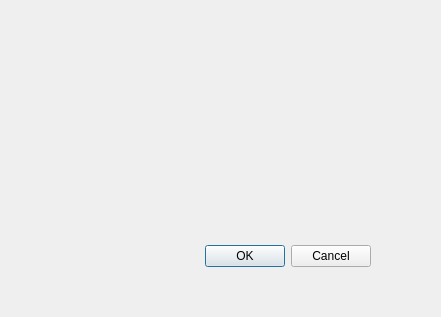
<?xml version="1.0" encoding="UTF-8"?>
<ui version="4.0">
 <class>Dialog</class>
 <widget class="QDialog" name="Dialog">
  <property name="geometry">
   <rect>
    <x>0</x>
    <y>0</y>
    <width>441</width>
    <height>317</height>
   </rect>
  </property>
  <property name="windowTitle">
   <string>Dialog</string>
  </property>
  <widget class="QDialogButtonBox" name="buttonBox">
   <property name="geometry">
    <rect>
     <x>30</x>
     <y>240</y>
     <width>341</width>
     <height>32</height>
    </rect>
   </property>
   <property name="orientation">
    <enum>Qt::Orientation::Horizontal</enum>
   </property>
   <property name="standardButtons">
    <set>QDialogButtonBox::StandardButton::Cancel|QDialogButtonBox::StandardButton::Ok</set>
   </property>
  </widget>
 </widget>
 <resources/>
 <connections>
  <connection>
   <sender>buttonBox</sender>
   <signal>accepted()</signal>
   <receiver>Dialog</receiver>
   <slot>accept()</slot>
   <hints>
    <hint type="sourcelabel">
     <x>248</x>
     <y>254</y>
    </hint>
    <hint type="destinationlabel">
     <x>157</x>
     <y>274</y>
    </hint>
   </hints>
  </connection>
  <connection>
   <sender>buttonBox</sender>
   <signal>rejected()</signal>
   <receiver>Dialog</receiver>
   <slot>reject()</slot>
   <hints>
    <hint type="sourcelabel">
     <x>316</x>
     <y>260</y>
    </hint>
    <hint type="destinationlabel">
     <x>286</x>
     <y>274</y>
    </hint>
   </hints>
  </connection>
 </connections>
</ui>
